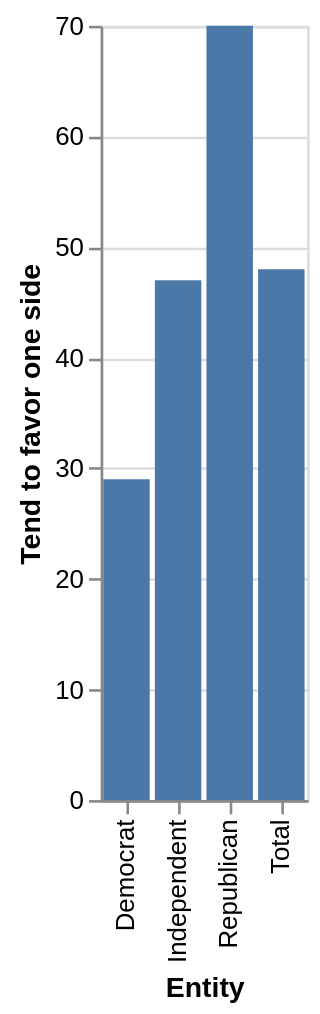

Here is the Vega-Lite specification saved for this chart:
### Vega-Lite specification from a JSON file in a GitHub repository (floating-point values rounded to 4 significant figures)
{"$schema": "https://vega.github.io/schema/vega-lite/v5.json", "description": "Bar chart auto-generated from CSV", "data": {"values": [{"Entity": "Democrat", "Tend to favor one side": 29}, {"Entity": "Independent", "Tend to favor one side": 47}, {"Entity": "Republican", "Tend to favor one side": 70}, {"Entity": "Total", "Tend to favor one side": 48}]}, "mark": "bar", "encoding": {"x": {"field": "Entity", "type": "ordinal"}, "y": {"field": "Tend to favor one side", "type": "quantitative"}}}
